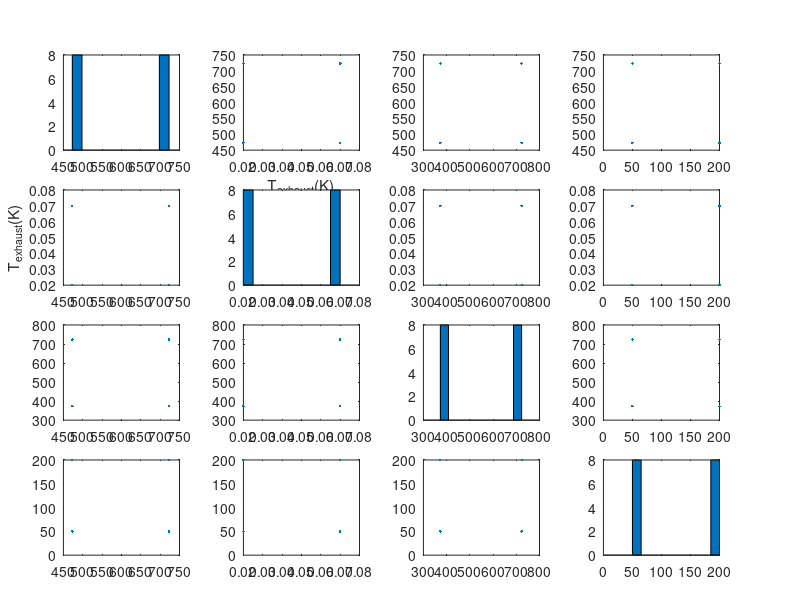

Write the MATLAB code that produced this figure. (Note: this script raises an error after producing the figure.)
%% DOE design for SCR test matrix (Experimental and Simulation)

% This scripts is used for generating DOE plan for test rig simulation and experimental test




%% Define the controllable and uncontrollable variables
% Controllable variables

T_exhaust_high=723;
T_exhaust_low=473;
T_exhaust=linspace(T_exhaust_low,T_exhaust_high,5); % Exhaust gas temperature (Degree C)

MF_exhaust_high=0.07;
MF_exhaust_low=0.02;
MF_exhaust=linspace(MF_exhaust_low,MF_exhaust_high,5); % Exhaust mass flow rate (kg/s)

T_mixer_high=723;
T_mixer_low=373;
T_mixer=linspace(T_mixer_low,T_mixer_high,5); % Mixer wall temperature (Degree C) ---Leidenfrost temperature: 

T_bound_wall_high=673;
T_bound_wall_low=373;
T_bound_wall= linspace(T_bound_wall_low,T_bound_wall_high,5); % Boundary wall temperature (Degree C) 

UWS_dosing_rate_high=200;
UWS_dosing_rate_low=50;
UWS_dosing_rate= linspace(UWS_dosing_rate_low,UWS_dosing_rate_high,5); % UWS dosing rate (mg/s)


labels = {'T_{exhaust}(K)' 'MF_{exhaust}(kg/s)' 'T_{wall}(K)' 'Dosing rate(mg/s)'};
% Uncontrollable variables


%% Full Factorial Design
% Full factorial input information
prompts = {'Number of levels (T_exhaust)', 'Number of levels (MF_exhaust)', 'Number of levels (T_wall)','Number of levels (UWS_dosing_rate)'};
defaults = {'2','2','2','2'};
answer = inputdlg(prompts, 'Full factorial design (SCR deposit)', 1, defaults);
N_T_exhaust=str2num(answer{1}); % the number of levels for exhaust gas temperature
N_MF_exhaust=str2num(answer{2}); % the number of levels for exhaust gas mass flow rate
NF_T_mixer=str2num(answer{3}); % the number of levels for solid wall temperature
N_UWS_dosing_rate=str2num(answer{4}); % the number of levels for UWS dosing rate
FFD = fullfact([N_T_exhaust N_T_exhaust NF_T_mixer N_UWS_dosing_rate]);
FFD_bounds=[T_exhaust_low T_exhaust_high;MF_exhaust_low MF_exhaust_high;T_mixer_low T_mixer_high;UWS_dosing_rate_low UWS_dosing_rate_high];
FFD_RealValue= zeros(size(FFD)); % Create the empty matrix with the same dimension as the FFD matrix
for i = 1:size(FFD,2) % from the first column to the end column
    FFD_zmax = max(FFD(:,i)); % max coded value of each column (variable)
    FFD_zmin = min(FFD(:,i)); % min coded value of each column (variable)
    FFD_RealValue(:,i) = interp1([FFD_zmin FFD_zmax],FFD_bounds(i,:),FFD(:,i)); % interpolate
end

% Plot (1): Plotmatrix 
figure 
[FFD_h,FFD_ax] = plotmatrix(FFD_RealValue); % create a size(BBD,1) x 4 matrix of plots
for i = 1:size(FFD,2) % label the plots
  xlabel(FFD_ax(4,i), labels{i})
  ylabel(FFD_ax(i,1), labels{i})
end
% Plot (2): 4D scatter plot
figure 
FFD_scatter=scatter3(FFD_RealValue(:,1),FFD_RealValue(:,2),FFD_RealValue(:,3),40,FFD_RealValue(:,4),'filled','MarkerEdgeColor','k') % draw the scatter plot
FDD_ax = gca;
view(-31,14)
xlabel('T_{exhaust}(K)')
ylabel('MF_{exhaust}(kg/s)')
zlabel('T_{wall}(K)')
FFD_cb = colorbar; % create and label the colorbar
FFD_cb.Label.String = 'UWS dosing rate (mg/s)';

%% Fractional Factorial Designs
generators = fracfactgen('A B C D',3,4) % uses the Franklin-Bailey algorithm to find generators for the smallest two-level fractional-factorial design for estimating linear model terms specified by terms
[FraFD,confounding] = fracfact(generators)
FraFD_bounds=[T_exhaust_low T_exhaust_high;MF_exhaust_low MF_exhaust_high;T_mixer_low T_mixer_high;UWS_dosing_rate_low UWS_dosing_rate_high];
FraFD_RealValue= zeros(size(FraFD)); % Create the empty matrix with the same dimension as the FFD matrix
for i = 1:size(FraFD,2) % from the first column to the end column
    FraFD_zmax = max(FraFD(:,i)); % max coded value of each column (variable)
    FraFD_zmin = min(FraFD(:,i)); % min coded value of each column (variable)
    FraFD_RealValue(:,i) = interp1([FraFD_zmin FraFD_zmax],FraFD_bounds(i,:),FraFD(:,i)); % interpolate
end

% Plot (1): Plotmatrix 
figure 
[FraFD_h,FraFD_ax] = plotmatrix(FraFD_RealValue); % create a size(BBD,1) x 4 matrix of plots
for i = 1:size(FraFD,2) % label the plots
  xlabel(FraFD_ax(4,i), labels{i})
  ylabel(FraFD_ax(i,1), labels{i})
end
% Plot (2): 4D scatter plot
figure 
FraFD_scatter=scatter3(FraFD_RealValue(:,1),FraFD_RealValue(:,2),FraFD_RealValue(:,3),40,FraFD_RealValue(:,4),'filled','MarkerEdgeColor','k') % draw the scatter plot
FraFD_ax = gca;
view(-31,14)
xlabel('T_{exhaust}(K)')
ylabel('MF_{exhaust}(kg/s)')
zlabel('T_{wall}(K)')
FFD_cb = colorbar; % create and label the colorbar
FFD_cb.Label.String = 'UWS dosing rate (mg/s)';
%% Box-Behnken design (Response surface design)
[BBD column_BBD] = bbdesign(4); % 4 factors for the design
BBD_bounds=[T_exhaust_low T_exhaust_high;MF_exhaust_low MF_exhaust_high;T_mixer_low T_mixer_high;UWS_dosing_rate_low UWS_dosing_rate_high];
BD_RealValue= zeros(size(BBD)); % Create the empty matrix with the same dimension as the FFD matrix
for i = 1:size(BBD,2) % from the first column to the end column
    BBD_zmax = max(BBD(:,i)); % max coded value of each column (variable)
    BBD_zmin = min(BBD(:,i)); % min coded value of each column (variable)
    BBD_RealValue(:,i) = interp1([BBD_zmin BBD_zmax],BBD_bounds(i,:),BBD(:,i)); % interpolate
end
% Plot (1)
figure
[BBD_h,BBD_ax] = plotmatrix(BBD_RealValue); % create a size(BBD,1) x 4 matrix of plots
for i = 1:size(BBD,2) % label the plots
  xlabel(BBD_ax(4,i), labels{i})
  ylabel(BBD_ax(i,1), labels{i})
end

% Plot (2): 4D scatter plot
figure 
BBD_scatter=scatter3(BBD_RealValue(:,1),BBD_RealValue(:,2),BBD_RealValue(:,3),40,BBD_RealValue(:,4),'filled','MarkerEdgeColor','k') % draw the scatter plot
BBD_ax = gca;
view(-31,14)
xlabel('T_{exhaust}(K)')
ylabel('MF_{exhaust}(kg/s)')
zlabel('T_{wall}(K)')
BBD_cb = colorbar; % create and label the colorbar
BBD_cb.Label.String = 'UWS dosing rate (mg/s)';


%% Central composite design (Response surface design)
dCC_bounds=[T_exhaust_low T_exhaust_high;MF_exhaust_low MF_exhaust_high;T_mixer_low T_mixer_high;UWS_dosing_rate_low UWS_dosing_rate_high];
% Faced type design
[dCC_face,blocks_faced] = ccdesign(4,'type','faced')
dCC_face_RealValue= zeros(size(dCC_face));% Create the empty matrix with the same dimension as the FFD matrix
for i = 1:size(dCC_face_RealValue,2) % from the first column to the end column
    dCC_face_zmax = max(dCC_face(:,i)); % max coded value of each column (variable)
    dCC_face_zmin = min(dCC_face(:,i)); % min coded value of each column (variable)
    dCC_face_RealValue(:,i) = interp1([dCC_face_zmin dCC_face_zmax],dCC_bounds(i,:),dCC_face(:,i)); % interpolate
end
% Plot (1)
figure
[dCC_face_h,dCC_face_ax] = plotmatrix(dCC_face_RealValue); % create a size(BBD,1) x 4 matrix of plots
for i = 1:size(dCC_face,2) % label the plots
  xlabel(dCC_face_ax(4,i), labels{i})
  ylabel(dCC_face_ax(i,1), labels{i})
end
% Plot (2): 4D scatter plot
figure 
dCC_face_scatter=scatter3(dCC_face_RealValue(:,1),dCC_face_RealValue(:,2),dCC_face_RealValue(:,3),40,dCC_face_RealValue(:,4),'filled','MarkerEdgeColor','k') % draw the scatter plot
dCC_face_ax = gca;
view(-31,14)
xlabel('T_{exhaust}(K)')
ylabel('MF_{exhaust}(kg/s)')
zlabel('T_{wall}(K)')
dCC_face_cb = colorbar; % create and label the colorbar
dCC_face_cb.Label.String = 'UWS dosing rate (mg/s)';



% Circumscribed type design
[dCC_circumscribed,blocks_circumscribed] = ccdesign(4,'type','circumscribed')
dCC_circumscribed_RealValue= zeros(size(dCC_circumscribed));
for i = 1:size(dCC_circumscribed_RealValue,2) % from the first column to the end column
    dCC_circumscribed_zmax = max(dCC_circumscribed(:,i)); % max coded value of each column (variable)
    dCC_circumscribed_zmin = min(dCC_circumscribed(:,i)); % min coded value of each column (variable)
    dCC_circumscribed_RealValue(:,i) = interp1([dCC_circumscribed_zmin dCC_circumscribed_zmax],dCC_bounds(i,:),dCC_circumscribed(:,i)); % interpolate
end
% Plot (1)
figure
[dCC_circumscribed_h,dCC_circumscribed_ax] = plotmatrix(dCC_circumscribed_RealValue); % create a size(BBD,1) x 4 matrix of plots
for i = 1:size(dCC_circumscribed,2) % label the plots
  xlabel(dCC_circumscribed_ax(4,i), labels{i})
  ylabel(dCC_circumscribed_ax(i,1), labels{i})
end
% Plot (2): 4D scatter plot
figure 
dCC_circumscribed_scatter=scatter3(dCC_circumscribed_RealValue(:,1),dCC_circumscribed_RealValue(:,2),dCC_circumscribed_RealValue(:,3),40,dCC_circumscribed_RealValue(:,4),'filled','MarkerEdgeColor','k') % draw the scatter plot
dCC_circumscribed_ax = gca;
view(-31,14)
xlabel('T_{exhaust}(K)')
ylabel('MF_{exhaust}(kg/s)')
zlabel('T_{wall}(K)')
dCC_circumscribed_cb = colorbar; % create and label the colorbar
dCC_circumscribed_cb.Label.String = 'UWS dosing rate (mg/s)';



% Inscribed type design
[dCC_inscribed,blocks_inscribed] = ccdesign(4,'type','inscribed')
dCC_inscribed_RealValue= zeros(size(dCC_inscribed));
for i = 1:size(dCC_face_RealValue,2) % from the first column to the end column
    dCC_inscribed_zmax = max(dCC_inscribed(:,i)); % max coded value of each column (variable)
    dCC_inscribed_zmin = min(dCC_inscribed(:,i)); % min coded value of each column (variable)
    dCC_inscribed_RealValue(:,i) = interp1([dCC_inscribed_zmin  dCC_inscribed_zmax],dCC_bounds(i,:), dCC_inscribed(:,i)); % interpolate
end
% Plot (1)
figure
[dCC_inscribed_h,dCC_inscribed_ax] = plotmatrix(dCC_inscribed_RealValue); % create a size(BBD,1) x 4 matrix of plots
for i = 1:size(dCC_inscribed,2) % label the plots
  xlabel(dCC_inscribed_ax(4,i), labels{i})
  ylabel(dCC_inscribed_ax(i,1), labels{i})
end
% Plot (2): 4D scatter plot
figure 
dCC_inscribed_scatter=scatter3(dCC_inscribed_RealValue(:,1),dCC_inscribed_RealValue(:,2),dCC_inscribed_RealValue(:,3),40,dCC_inscribed_RealValue(:,4),'filled','MarkerEdgeColor','k') % draw the scatter plot
dCC_inscribed_ax = gca;
view(-31,14)
xlabel('T_{exhaust}(K)')
ylabel('MF_{exhaust}(kg/s)')
zlabel('T_{wall}(K)')
dCC_inscribed_cb = colorbar; % create and label the colorbar
dCC_inscribed_cb.Label.String = 'UWS dosing rate (mg/s)';
%% D-optimal design




